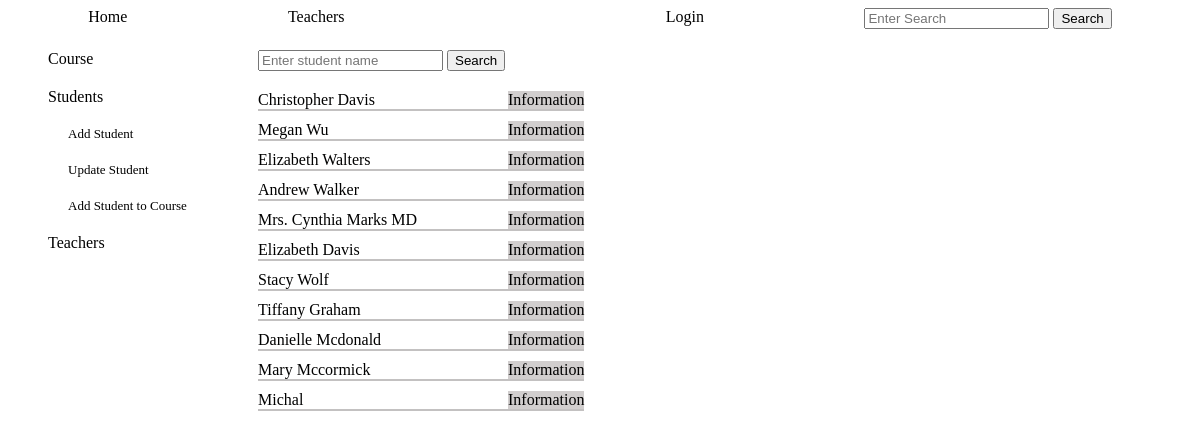
The page /admin_students on the database as committed earlier.
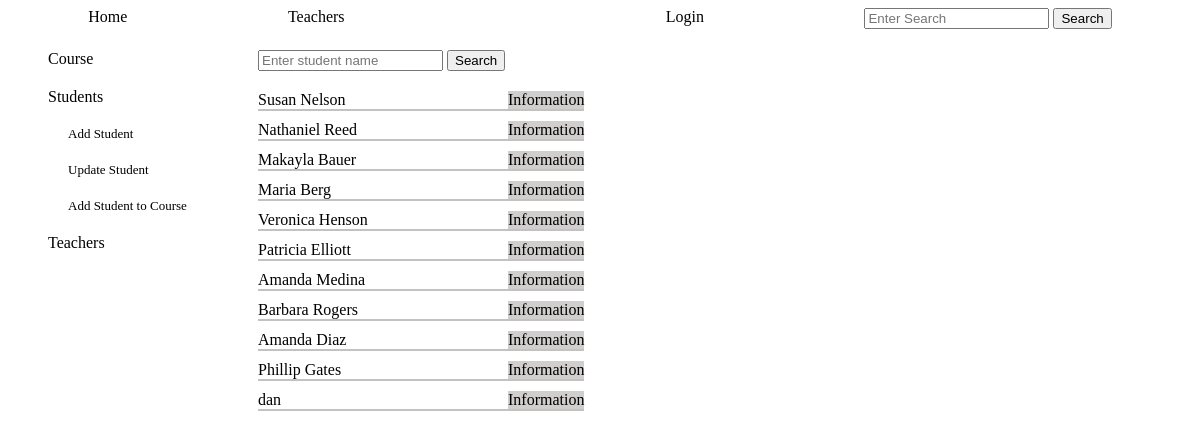
The same page on the database as committed later.
### tables this page shows
CREATE TABLE students (
        id INTEGER PRIMARY KEY,
        name TEXT NOT NULL,
        email TEXT NOT NULL UNIQUE,
        phone TEXT
        );

### app.py (the view, shortened to what this page needs)
@app.route('/admin_students', methods=['GET', 'POST'])
def admin_students(): # students information and actions for admin
    log=check_log()
    admin_dict=chek_admin()
    form=['create']
    return render_template('admin_students.html', log=log, admin_dict=admin_dict, form=form, student_attend='', student_dict='', students=create_students_objects(crud.read_all('students')))

### app.py (called while the page is built)
def check_log(): #check if user is loged in or not
    log_result={}
    if "name" in session:
        link='/logout'
        log='Logout'
        log_result['link']=link
        log_result['log']=log
        return log_result
    else:
        link='/login'
        log='Login'
        log_result['link']=link
        log_result['log']=log
        return log_result

def chek_admin():#chech if user is admin or not
    if "role" in session:
        if session['role']=='admin':
            admin_dict={}
            admin_dict['id']=session['id']
            admin_dict['link']=f"/administrator/{session['id']}"
            admin_dict['word']='Administrator'
            admin_dict['hello']=f"Hello {session['name']}- what do you whant to do?"
            return admin_dict
        else:
            admin_dict=''
            return admin_dict

### crud.py (called while the page is built)
def read_all(table):
    return query(f"SELECT * FROM {table}")

### functions.py (called while the page is built)
def create_students_objects(students: list):
    students_objects=[classes.Student(student[0], student[1], student[2], student[3]) for student in students]
    return students_objects

### setup_db.py (called while the page is built)
def query(sql):
    with sqlite3.connect('students.db') as conn:
        cur=conn.cursor()
        cur.execute(sql)
        return cur.fetchall()

### templates/admin_students.html (shortened to what this page needs)
{% include "admin_nav_students.html" %}
    <div class="admin_students_main">
        <div class="main_student_search">
            <div class="student_search">
                {% for f in form %}
                <form action="" method="POST">
                    <input type="text" name="search" placeholder="Enter student name">
                    <input type="submit" value="Search">
                </form>
                {% endfor %}
            </div>
            <div class="students_list">
                {% for student in students %}
                <div class="student_info">
                    <div class="student_name">{{student.name}}</div>
                    <a href="/student_info/{{student.tid}}">Information</a>
                </div>
                {% endfor %}
            </div>
        </div>
        <div class="main_student_info">
            <div class="main_course_detail">
                <div class="info_student_courses">
                </div>
            </div>
        </div>
    </div>
</div>

### templates/admin_nav_students.html (shortened to what this page needs)
{% extends "base.html" %}
{% block content %}
<div class="admin_pages">
    <div class="links">
        <div class="link"><a href="/admin_courses">Course</a></div>
        <div class="link"><a href="/admin_students">Students</a></div>
            <div class="more_links">
                <div class="link"><a href="/add_student">Add Student</a></div>
                <div class="link"><a href="/update_students">Update Student</a></div>
                <div class="link"><a href="/student_registration">Add Student to Course</a></div>
            </div>
        <div class="link"><a href="/admin_teachers">Teachers</a></div>
    </div>
{% endblock %}

### templates/base.html
{% include "header.html" %}
{% block content %}
{% endblock %}

### templates/header.html (shortened to what this page needs)
<!DOCTYPE html>
<html lang="en">
<head>
    <link rel="stylesheet" href="../static/style.css">
</head>
<body>
 <div class="navbar">
    <a href="/home">Home</a>
    <a href="/teachers">Teachers</a>
    <a href="{{log.link}}">{{log.log}}</a>
    <form action="/search" method="">
        <input type="text" name="search" placeholder="Enter Search">
        <input type="submit" value="Search">
    </form>
 </div>

### static/style.css (style rules this page uses)
.links { display: flex; flex-direction: column; gap: 20px; margin-left: 20px; grid-column: 1; }
.link>* { text-decoration: none; color: black; }
.more_links { display: flex; flex-direction: column; gap: 20px; margin-left: 20px; font-size:small; width: 120px; }
.navbar { width: 100%; text-decoration: none; display: flex; justify-content: space-around; }
.navbar>* { text-decoration: none; color: black; }
.admin_pages { display: grid; grid-template-columns: max-content max-content max-content; gap: 70px; margin-top: 20px; margin-left: 20px; }
.main_course_detail { display: grid; grid-template-columns: max-content max-content; gap:60px; }
.admin_students_main { grid-column: 2; grid-row: 1; display: flex; }
.main_student_search { display: flex; flex-direction: column; gap:20px; }
.students_list { display: flex; flex-direction: column; gap:10px; justify-content: space-between; }
.students_list>div { border-bottom: solid; border-width: 2px; border-color: rgb(195, 193, 193); }
.student_info { display: flex; }
.student_info>a { text-decoration: none; color: black; background-color: rgb(209, 206, 206); }
.student_name { width:250px; }
.main_student_info { display: flex; flex-direction: column; gap: 20px; }
.info_student_courses { grid-column: 2; display: grid; grid-template-columns: max-content max-content; grid-template-rows: max-content max-content max-content; font-size: larger; }

Rows that differ between the two databases and show on the page:
removed students: name "Danielle Mcdonald"
removed students: name "Michal"
changed students: name "Christopher Davis" → "Susan Nelson"
changed students: name "Megan Wu" → "Nathaniel Reed"
changed students: name "Elizabeth Walters" → "Makayla Bauer"
changed students: name "Andrew Walker" → "Maria Berg"
changed students: name "Mrs. Cynthia Marks MD" → "Veronica Henson"
changed students: name "Elizabeth Davis" → "Patricia Elliott"
changed students: name "Stacy Wolf" → "Amanda Medina"
changed students: name "Tiffany Graham" → "Barbara Rogers"
added students: name "Amanda Diaz"
changed students: name "Mary Mccormick" → "Phillip Gates"
added students: name "dan"
